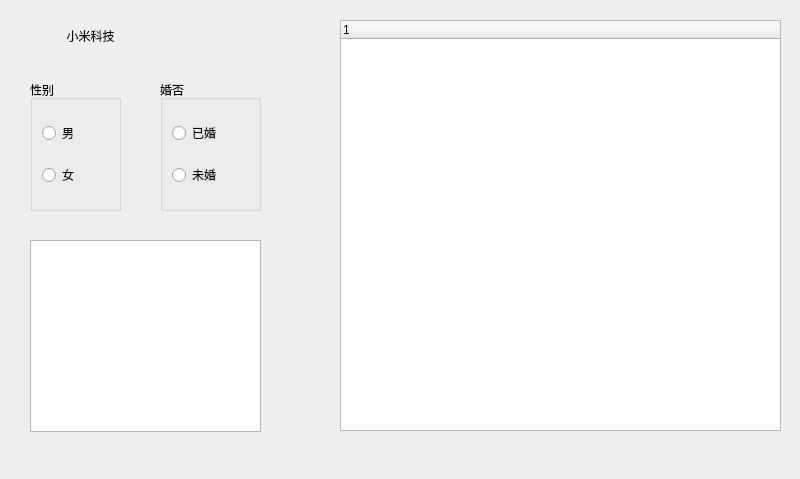
<?xml version="1.0" encoding="UTF-8"?>
<ui version="4.0">
 <class>MainWindow</class>
 <widget class="QMainWindow" name="MainWindow">
  <property name="geometry">
   <rect>
    <x>0</x>
    <y>0</y>
    <width>800</width>
    <height>479</height>
   </rect>
  </property>
  <property name="windowTitle">
   <string>MainWindow</string>
  </property>
  <widget class="QWidget" name="centralwidget">
   <widget class="QToolButton" name="toolButton">
    <property name="geometry">
     <rect>
      <x>30</x>
      <y>10</y>
      <width>121</width>
      <height>51</height>
     </rect>
    </property>
    <property name="baseSize">
     <size>
      <width>0</width>
      <height>0</height>
     </size>
    </property>
    <property name="text">
     <string>小米科技</string>
    </property>
    <property name="icon">
     <iconset resource="res.qrc">
      <normaloff>:/Images/xm.png</normaloff>:/Images/xm.png</iconset>
    </property>
    <property name="toolButtonStyle">
     <enum>Qt::ToolButtonTextBesideIcon</enum>
    </property>
    <property name="autoRaise">
     <bool>true</bool>
    </property>
   </widget>
   <widget class="QGroupBox" name="groupBox">
    <property name="geometry">
     <rect>
      <x>30</x>
      <y>80</y>
      <width>91</width>
      <height>131</height>
     </rect>
    </property>
    <property name="title">
     <string>性别</string>
    </property>
    <layout class="QVBoxLayout" name="verticalLayout">
     <item>
      <widget class="QRadioButton" name="rBtnMan">
       <property name="text">
        <string>男</string>
       </property>
      </widget>
     </item>
     <item>
      <widget class="QRadioButton" name="rBtnWoman">
       <property name="text">
        <string>女</string>
       </property>
      </widget>
     </item>
    </layout>
   </widget>
   <widget class="QGroupBox" name="groupBox_2">
    <property name="geometry">
     <rect>
      <x>160</x>
      <y>80</y>
      <width>101</width>
      <height>131</height>
     </rect>
    </property>
    <property name="title">
     <string>婚否</string>
    </property>
    <layout class="QVBoxLayout" name="verticalLayout_2">
     <item>
      <widget class="QRadioButton" name="radioButton_3">
       <property name="text">
        <string>已婚</string>
       </property>
      </widget>
     </item>
     <item>
      <widget class="QRadioButton" name="radioButton_4">
       <property name="text">
        <string>未婚</string>
       </property>
      </widget>
     </item>
    </layout>
   </widget>
   <widget class="QListWidget" name="listWidget">
    <property name="geometry">
     <rect>
      <x>30</x>
      <y>240</y>
      <width>231</width>
      <height>192</height>
     </rect>
    </property>
   </widget>
   <widget class="QTreeWidget" name="treeWidget">
    <property name="geometry">
     <rect>
      <x>340</x>
      <y>20</y>
      <width>441</width>
      <height>411</height>
     </rect>
    </property>
    <column>
     <property name="text">
      <string notr="true">1</string>
     </property>
    </column>
   </widget>
  </widget>
 </widget>
 <resources>
  <include location="res.qrc"/>
 </resources>
 <connections/>
</ui>
